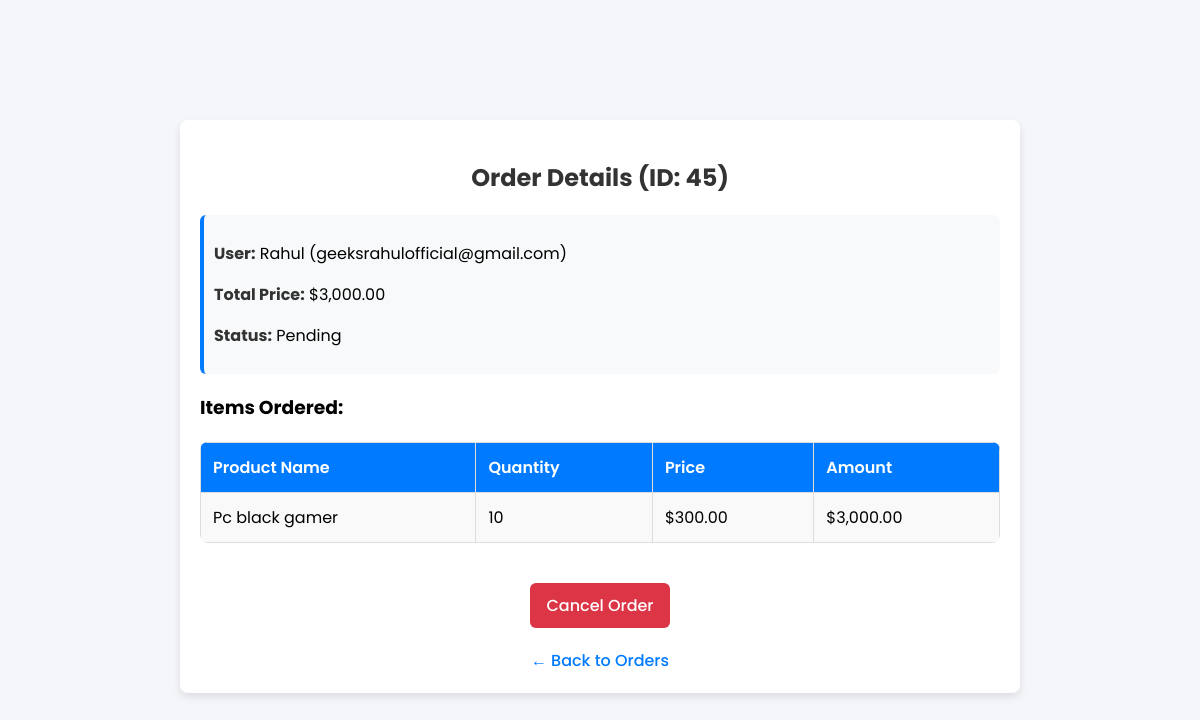
Screenshot of /profile/view_order.php?order_id=45 (signed in) with the database file from the repository.
### tables this page shows
CREATE TABLE `orders` (
  `order_id` int(11) NOT NULL,
  `user_id` int(11) DEFAULT NULL,
  `total_price` decimal(10,2) NOT NULL,
  `status` enum('Pending','Processing','Shipped','Delivered','Cancelled') DEFAULT 'Pending'
);

CREATE TABLE `users` (
  `id` int(11) NOT NULL,
  `username` varchar(50) NOT NULL,
  `email` varchar(100) NOT NULL,
  `phone` varchar(15) NOT NULL,
  `password` varchar(255) NOT NULL,
  `address` varchar(255) DEFAULT NULL,
  `city` varchar(50) DEFAULT NULL
);

CREATE TABLE `order_items` (
  `order_item_id` int(11) NOT NULL,
  `order_id` int(11) DEFAULT NULL,
  `product_id` int(11) DEFAULT NULL,
  `quantity` int(11) NOT NULL CHECK (`quantity` > 0),
  `price` double NOT NULL
);

CREATE TABLE `products` (
  `id` int(11) NOT NULL,
  `name` varchar(100) NOT NULL,
  `description` text DEFAULT NULL,
  `price` decimal(10,2) NOT NULL,
  `stock` int(11) NOT NULL DEFAULT 0,
  `category_id` int(11) DEFAULT NULL,
  `image` varchar(255) DEFAULT NULL,
  `brand_id` int(11) NOT NULL
);

### profile/view_order.php (the view, shortened to what this page needs)
<?php
include "../db/config.php";
$order_id = isset($_GET['order_id']) ? (int)$_GET['order_id'] : 0;
$sql = "SELECT o.*, u.username AS user_name, u.email  FROM orders o INNER JOIN users u ON o.user_id = u.id WHERE o.order_id = $order_id;";
$order_result = $conn->query($sql);
$order = $order_result->fetch_assoc();
$sql_items = "SELECT oi.*, p.name AS product_name FROM order_items oi INNER JOIN products p ON oi.product_id = p.id WHERE oi.order_id = $order_id;";
$item_result = $conn->query($sql_items);
?>
<!DOCTYPE html>
<html lang="en">
<head>
</head>
<body>
    <div class="container">
        <h2>Order Details (ID: <?php echo $order_id; ?>)</h2>
        <div class="details">
            <p><strong>User:</strong> <?php echo $order["user_name"]; ?> (<?php echo $order["email"]; ?>)</p>
            <p><strong>Total Price:</strong> $<?php echo number_format($order["total_price"], 2); ?></p>
            <p><strong>Status:</strong> <?php echo ucfirst($order["status"]); ?></p>
        </div>
        <h3>Items Ordered:</h3>
        <table>
            <tr>
                <th>Product Name</th>
                <th>Quantity</th>
                <th>Price</th>
                <th>Amount</th>
            </tr>
            <?php while ($item = $item_result->fetch_assoc()) { ?>
                <tr>
                    <td><?php echo $item["product_name"]; ?></td>
                    <td><?php echo $item["quantity"]; ?></td>
                    <td>$<?php echo number_format($item["price"], 2); ?></td>
                    <td>$<?php echo number_format($item["price"]*$item["quantity"], 2); ?></td>
                </tr>
            <?php } ?>
        </table>
        <?php
            if($order["status"] == "Pending" ) {
                echo
                "
                    <div class='buttons'>
                        <a href='cancel_order.php?order_id=$order_id' class=' cancel-link'>Cancel Order</a>
                    </div>
                ";
            }
        ?>
        <a href="orders.php" class="back-btn">← Back to Orders</a>
    </div>
</body>
</html>

### profile/view_order.php (style rules this page uses)
body { font-family: 'Poppins', sans-serif; margin: 0; padding: 0; background: #f4f6f9; }
.container { margin-top: 120px !important; max-width: 800px; margin: 40px auto; padding: 20px; background: #fff; border-radius: 8px; box-shadow: 0px 4px 8px rgba(0, 0, 0, 0.1); }
h2 { text-align: center; color: #333; }
.details { background: #f8f9fa; padding: 10px; border-radius: 6px; margin-bottom: 15px; border-left: 4px solid #007bff; }
.details strong { color: #333; }
table { width: 100%; border-collapse: collapse; margin-top: 20px; background: white; border-radius: 8px; overflow: hidden; }
th, td { padding: 12px; border: 1px solid #ddd; text-align: left; }
th { background: #007bff; color: white; font-weight: 600; }
tr:nth-child(even) { background: #f9f9f9; }
.buttons { display: flex; justify-content: center; gap: 15px; margin-top: 20px; }
.back-btn { display: block; margin-top: 20px; text-align: center; text-decoration: none; color: #007bff; font-weight: 500; }
.cancel-link { display: inline-block; padding: 10px 16px; background: #dc3545; color: white; border: none; border-radius: 6px; font-size: 16px; cursor: pointer; font-weight: 500; text-decoration: none; margin-top: 20px; }

### rows the page displays
orders: user.username "Rahul", user.email "geeksrahulofficial@gmail.com", total_price "3,000.00", status "Pending"
order_items: product.name "Pc black gamer", quantity "10", price "300.00", $item["price"]*$item["quantity"] "3,000.00"

### other values shown
$order_id "45"
